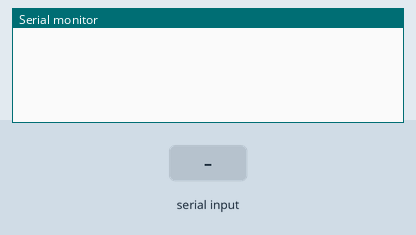
Simulated run of this sketch. Board: Arduino Uno, built with avr-gcc and run on an emulated ATmega328P. Parts: the last lines printed to the serial monitor. The inputs (shaded band) are chosen by the test bench.

Above: at 1.2 s.
1.3 s: "*\n" received over Serial
At 1.7 s:
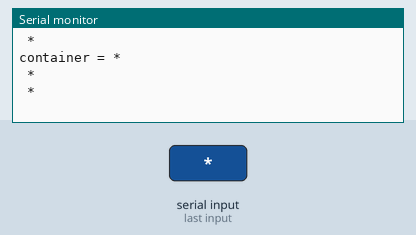
2.8 s: byte 42 ('*') received over Serial
At 3.6 s:
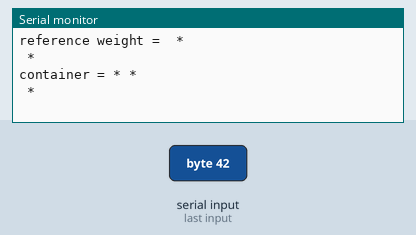
4.3 s: "90,45\n" received over Serial
At 5.0 s:
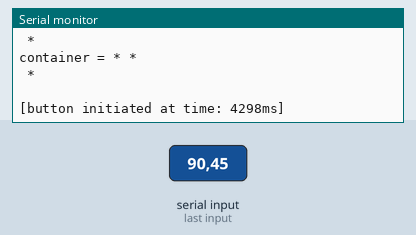

The sketch:

Arduino_toiOS_works.ino
```cpp
/*
Send ctrl word from ios form and decodes for control*/
//SAMPLE ControlWords
//"3,2,5,N,2,5,P,2,5,N,2,5,N,*";
//"2,3,10,P,1,2,P,2,3,P,*";
//"1,2,10,P,2,10,P,*"
//"0,2,10,P,*"

//P = PAUSE
//N = NO PAUSE

#include <SimpleTimer.h>
#include <stdio.h>
#include <stdlib.h>
#include <string.h>
#include <String.h>
#include <assert.h>

String ref_weight[10];//reference weight
String container[10]; //container 0,1,2,3
String tokens[20];    //buffer
String ctrlword = "";           // a string to hold incoming data
boolean stringComplete = false; // whether the string is complete
boolean recipe_ready = 0;       //set to 1 when ctrlword is decoded
boolean control_ready  = 1;     //set to 1 when dispense is completed
char delimiter = ',';
unsigned long timestart;
unsigned long timeend;
unsigned long time;
int time_flag = 0;

void setup() {
  Serial.begin(57600);    // initialize serial:
  ctrlword.reserve(500);  // reserve 200 bytes for the inputString:
}

void loop() {
  time = millis();

  if (stringComplete) {
    Serial.println(ctrlword);
    Serial.print("[string printed at time:"); Serial.print(time); Serial.println(" ms] ");

    if(control_ready == 1){
      ParseCtrlWord(ctrlword);
    }

    ctrlword = "";            // RESET, clear string/false
    stringComplete = false;

    /*TO DO Controls*/

  }

}

/*
  SerialEvent occurs whenever a new data comes in the
 hardware serial RX.  This routine is run between each
 time loop() runs, so using delay inside loop can delay
 response.  Multiple bytes of data may be available.
 */
void serialEvent() {
  while (Serial.available() > 0) {
      if(time_flag == 0){
        Serial.print("[button initiated at time: ");
        Serial.print(time);
        Serial.print("ms] ");
        time_flag = 1;
      }
    char inChar = (char)Serial.read();   // get the new byte:
    ctrlword += inChar;                  // add it to the ctrlword:
    if (inChar == '*') {
      stringComplete = true;
      time_flag = 0;
    }
  }
}

void ParseCtrlWord(String ctrl){
  int commaIndex = ctrl.indexOf(delimiter);
  int secondCommaIndex = 1;

  //extract array size
  String value = ctrl.substring(0, commaIndex);
  int arr_size = value.toInt() + 1;

  Serial.print("each array size will should be = "); Serial.print(arr_size*2+1); Serial.print(" \n");

      for(int i = 0; i < arr_size*3 ; i ++){
        commaIndex = secondCommaIndex + 1;
        secondCommaIndex = ctrl.indexOf(delimiter,commaIndex);
        value = ctrl.substring(commaIndex, secondCommaIndex);
        tokens[i] = value;
        if(value == "*") break;


      }

  //validate tokens
  //load alternate values into the arrays
     Serial.print("tokens array = ");
  for(int j = 0; j < 20; j++){
      Serial.print(tokens[j]);
  }
      Serial.print(" \n");

  //tokens= "2,5,N,2,5,N,2,5,N,2,5,N,*";
  for(int j = 0; j < 4; j++){
    container[j*2] = tokens[j*3];
    ref_weight[j*2] = tokens[j*3+1];
    container[j*2+1] = tokens[j*3+2];
    ref_weight[j*2+1] = tokens[j*3+2];
  }
  container[arr_size*2] = "*";
  ref_weight[arr_size*2] = "*";

//print out ref_weight
//3,P,1,P,2,P
Serial.print("reference weight = ");
  for(int l = 0; l < (arr_size*2)+1; l++){
    Serial.print(container[l]);
    Serial.print(" ");
  }
  Serial.print(" \n");


//print out container
//10,P,2,P,3,P
Serial.print("container = ");
  for(int k = 0; k < (arr_size*2)+1; k++){
    Serial.print(ref_weight[k]);
    Serial.print(" ");
  }
  Serial.print("\n");
  Serial.print(" \n");
  recipe_ready = 1;
  }
```

Measured:
- after the input at 1.3 s, the serial monitor: prints a new line at once (image 1)
- after the input at 2.8 s, the serial monitor: prints a new line at once (image 2)
- after the input at 4.3 s, the serial monitor: prints a new line at once (image 3)
